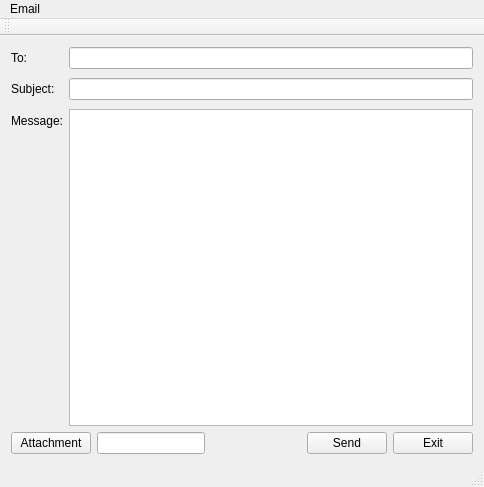
<?xml version="1.0" encoding="UTF-8"?>
<ui version="4.0">
 <class>EmailWindow</class>
 <widget class="QMainWindow" name="EmailWindow">
  <property name="geometry">
   <rect>
    <x>0</x>
    <y>0</y>
    <width>484</width>
    <height>487</height>
   </rect>
  </property>
  <property name="windowTitle">
   <string>Email Service</string>
  </property>
  <widget class="QWidget" name="centralWidget">
   <layout class="QVBoxLayout" name="verticalLayout">
    <item>
     <layout class="QFormLayout" name="formLayout">
      <property name="fieldGrowthPolicy">
       <enum>QFormLayout::ExpandingFieldsGrow</enum>
      </property>
      <property name="rowWrapPolicy">
       <enum>QFormLayout::WrapLongRows</enum>
      </property>
      <property name="verticalSpacing">
       <number>9</number>
      </property>
      <item row="0" column="0">
       <widget class="QLabel" name="label_5">
        <property name="text">
         <string>To:</string>
        </property>
       </widget>
      </item>
      <item row="0" column="1">
       <widget class="QLineEdit" name="rcpt"/>
      </item>
      <item row="1" column="0">
       <widget class="QLabel" name="label_6">
        <property name="text">
         <string>Subject:</string>
        </property>
       </widget>
      </item>
      <item row="1" column="1">
       <widget class="QLineEdit" name="subject"/>
      </item>
      <item row="2" column="0">
       <widget class="QLabel" name="label_7">
        <property name="text">
         <string>Message:</string>
        </property>
       </widget>
      </item>
      <item row="2" column="1">
       <widget class="QPlainTextEdit" name="msg"/>
      </item>
     </layout>
    </item>
    <item>
     <layout class="QHBoxLayout" name="horizontalLayout">
      <item>
       <widget class="QPushButton" name="AttachmentButton">
        <property name="text">
         <string>Attachment</string>
        </property>
       </widget>
      </item>
      <item>
       <widget class="QLineEdit" name="fileName"/>
      </item>
      <item>
       <spacer name="horizontalSpacer">
        <property name="orientation">
         <enum>Qt::Horizontal</enum>
        </property>
        <property name="sizeHint" stdset="0">
         <size>
          <width>40</width>
          <height>20</height>
         </size>
        </property>
       </spacer>
      </item>
      <item>
       <widget class="QPushButton" name="sendButton">
        <property name="text">
         <string>Send</string>
        </property>
       </widget>
      </item>
      <item>
       <widget class="QPushButton" name="exitButton">
        <property name="text">
         <string>Exit</string>
        </property>
       </widget>
      </item>
     </layout>
    </item>
   </layout>
  </widget>
  <widget class="QMenuBar" name="menuBar">
   <property name="geometry">
    <rect>
     <x>0</x>
     <y>0</y>
     <width>484</width>
     <height>24</height>
    </rect>
   </property>
   <widget class="QMenu" name="menuEmail">
    <property name="title">
     <string>Email</string>
    </property>
   </widget>
   <addaction name="menuEmail"/>
  </widget>
  <widget class="QToolBar" name="mainToolBar">
   <attribute name="toolBarArea">
    <enum>TopToolBarArea</enum>
   </attribute>
   <attribute name="toolBarBreak">
    <bool>false</bool>
   </attribute>
  </widget>
  <widget class="QStatusBar" name="statusBar"/>
 </widget>
 <layoutdefault spacing="6" margin="11"/>
 <resources/>
 <connections/>
</ui>
